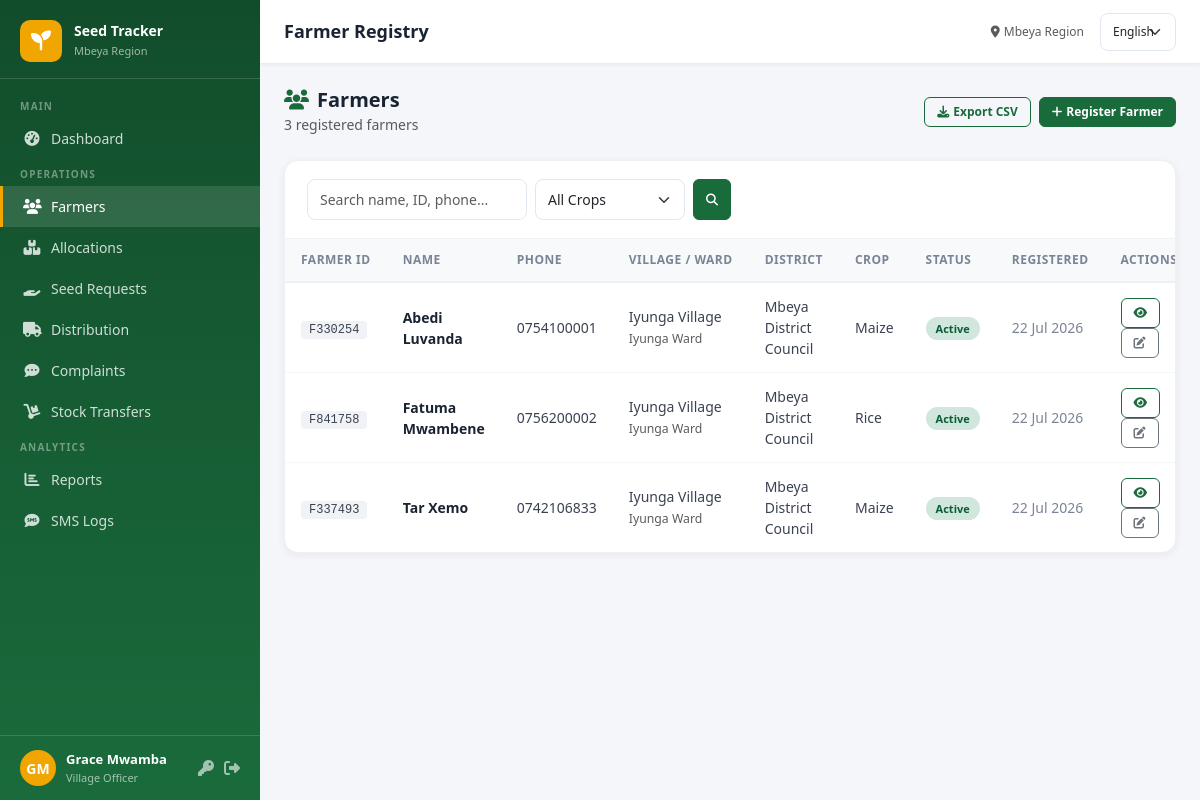
The app's page /farmers/ (signed in) with its own data.
### core/models.py (models this page shows, shortened)
class CustomUser(AbstractUser):
    ROLE_CHOICES = [
        ('admin', _('System Administrator')),
        ('regional', _('Regional Officer')),
        ('district', _('District Officer')),
        ('ward', _('Ward Officer')),
        ('village', _('Village Officer')),
        ('extension', _('Agricultural Extension Officer (Bwana Shamba)')),
        ('farmer', _('Farmer (Mkulima)')),
    ]
    role = models.CharField(max_length=20, choices=ROLE_CHOICES, default='village')
    region = models.ForeignKey(Region, on_delete=models.SET_NULL, null=True, blank=True)
    district = models.ForeignKey(District, on_delete=models.SET_NULL, null=True, blank=True)
    ward = models.ForeignKey(Ward, on_delete=models.SET_NULL, null=True, blank=True)
    village = models.ForeignKey(Village, on_delete=models.SET_NULL, null=True, blank=True)
    phone = models.CharField(max_length=20, blank=True)

class Farmer(models.Model):
    STATUS_CHOICES = [('active',_('Active')),('inactive',_('Inactive')),('pending',_('Pending'))]
    farmer_id = models.CharField(max_length=20, unique=True, blank=True)
    first_name = models.CharField(max_length=100)
    last_name = models.CharField(max_length=100)
    phone_number = models.CharField(max_length=20)
    village = models.ForeignKey(Village, on_delete=models.CASCADE, related_name='farmers')
    farm_location = models.CharField(max_length=200, blank=True)
    farm_size = models.DecimalField(max_digits=8, decimal_places=2, null=True, blank=True, help_text='Acres')
    crop_type = models.CharField(max_length=50, choices=CROP_CHOICES, default='maize')
    national_id = models.CharField(max_length=30, blank=True)
    status = models.CharField(max_length=20, choices=STATUS_CHOICES, default='active')
    registered_by = models.ForeignKey(CustomUser, on_delete=models.SET_NULL, null=True, related_name='registered_farmers')
    user = models.OneToOneField(CustomUser, on_delete=models.CASCADE, null=True, blank=True, related_name='farmer_profile')
    created_at = models.DateTimeField(auto_now_add=True)
    updated_at = models.DateTimeField(auto_now=True)
    @property
    def full_name(self): return f"{self.first_name} {self.last_name}"

class Village(models.Model):
    name = models.CharField(max_length=100)
    ward = models.ForeignKey(Ward, on_delete=models.CASCADE, related_name='villages')
    created_at = models.DateTimeField(auto_now_add=True)

class Ward(models.Model):
    name = models.CharField(max_length=100)
    district = models.ForeignKey(District, on_delete=models.CASCADE, related_name='wards')
    created_at = models.DateTimeField(auto_now_add=True)

class District(models.Model):
    name = models.CharField(max_length=100)
    region = models.ForeignKey(Region, on_delete=models.CASCADE, related_name='districts')
    created_at = models.DateTimeField(auto_now_add=True)

### core/views.py (the view)
# urls.py: path('farmers/', views.farmer_list, name='farmer_list'),
@login_required
def farmer_list(request):
    user = request.user
    qs = Farmer.objects.select_related('village__ward__district__region')
    if user.role == 'village': qs = qs.filter(village=user.village)
    elif user.role in ('ward','extension'): qs = qs.filter(village__ward=user.ward)
    elif user.role == 'district': qs = qs.filter(village__ward__district=user.district)
    elif user.role == 'regional': qs = qs.filter(village__ward__district__region=user.region)
    q = request.GET.get('q','')
    if q: qs = qs.filter(Q(first_name__icontains=q)|Q(last_name__icontains=q)|Q(farmer_id__icontains=q)|Q(phone_number__icontains=q))
    crop_filter = request.GET.get('crop','')
    if crop_filter: qs = qs.filter(crop_type=crop_filter)
    paginator = Paginator(qs, 20)
    page = paginator.get_page(request.GET.get('page'))
    return render(request, 'core/farmer_list.html', {'page_obj': page, 'q': q, 'crop_filter': crop_filter, 'crop_choices': CROP_CHOICES})

### templates/core/farmer_list.html (shortened to what this page needs)
{% extends 'base.html' %}
{% load i18n %}
{% block page_title %}{% trans "Farmer Registry" %}{% endblock %}
{% block content %}
<div class="page-header">
  <div>
    <h4><i class="fas fa-users me-2" style="color:#1a6b3c"></i>{% trans "Farmers" %}</h4>
    <small class="text-muted">{% blocktrans count counter=page_obj.paginator.count %}{{ counter }} registered farmer{% plural %}{{ counter }} registered farmers{% endblocktrans %}</small>
  </div>
  <div class="d-flex gap-2">
    <a href="{% url 'export_farmers_csv' %}" class="btn btn-outline-primary btn-sm"><i class="fas fa-download me-1"></i>{% trans "Export CSV" %}</a>
    <a href="{% url 'farmer_create' %}" class="btn btn-primary btn-sm"><i class="fas fa-plus me-1"></i>{% trans "Register Farmer" %}</a>
  </div>
</div>
<div class="table-card">
  <div class="table-header">
    <form method="get" class="d-flex gap-2 flex-wrap">
      <input type="text" name="q" value="{{ q }}" placeholder="{% trans 'Search name, ID, phone...' %}" class="form-control form-control-sm" style="width:220px">
      <select name="crop" class="form-select form-select-sm" style="width:150px">
        <option value="">{% trans "All Crops" %}</option>
      </select>
      <button type="submit" class="btn btn-sm btn-primary"><i class="fas fa-search"></i></button>
    </form>
  </div>
  <div class="table-responsive">
    <table class="data-table">
      <thead><tr><th>{% trans "Farmer ID" %}</th><th>{% trans "Name" %}</th><th>{% trans "Phone" %}</th><th>{% trans "Village / Ward" %}</th><th>{% trans "District" %}</th><th>{% trans "Crop" %}</th><th>{% trans "Status" %}</th><th>{% trans "Registered" %}</th><th>{% trans "Actions" %}</th></tr></thead>
      <tbody>
        {% for f in page_obj %}
        <tr>
          <td><span class="farmer-id">{{ f.farmer_id }}</span></td>
          <td><a href="{% url 'farmer_detail' f.pk %}" style="font-weight:600;text-decoration:none;color:#1a2332">{{ f.full_name }}</a></td>
          <td>{{ f.phone_number }}</td>
          <td>{{ f.village.name }}<br><small class="text-muted">{{ f.village.ward.name }}</small></td>
          <td>{{ f.village.ward.district.name }}</td>
          <td><span style="text-transform:capitalize">{{ f.get_crop_type_display }}</span></td>
          <td><span class="badge-status badge-{{ f.status }}">{{ f.get_status_display }}</span></td>
          <td style="color:#7a8494">{{ f.created_at|date:"d M Y" }}</td>
          <td>
            <a href="{% url 'farmer_detail' f.pk %}" class="btn btn-sm btn-outline-primary me-1"><i class="fas fa-eye"></i></a>
            {% if user.role != 'regional' %}
            <a href="{% url 'farmer_edit' f.pk %}" class="btn btn-sm btn-outline-secondary"><i class="fas fa-edit"></i></a>
            {% endif %}
          </td>
        </tr>
        {% empty %}
        <tr><td colspan="9" class="text-center text-muted py-5"><i class="fas fa-users fa-2x mb-2 d-block"></i>{% trans "No farmers found" %}</td></tr>
        {% endfor %}
      </tbody>
    </table>
  </div>
</div>
{% endblock %}

### templates/base.html (shortened to what this page needs)
{% load i18n %}
<!DOCTYPE html>
<html lang="{{ LANGUAGE_CODE }}">
<head>
<link href="https://cdn.jsdelivr.net/npm/bootstrap@5.3.2/dist/css/bootstrap.min.css" rel="stylesheet">
<link href="https://cdnjs.cloudflare.com/ajax/libs/font-awesome/6.5.0/css/all.min.css" rel="stylesheet">
</head>
<body>
{% if user.is_authenticated %}
<div id="sidebar">
  <div class="sidebar-brand">
    <div class="logo-icon"><i class="fas fa-seedling"></i></div>
    <div class="brand-text">
      <h6>Seed Tracker</h6>
      <small>Mbeya Region</small>
    </div>
  </div>
  <nav class="sidebar-nav">
    {% if user.role == 'farmer' %}
    <div class="nav-section-label">{% trans "Farmer" %}</div>
    <a href="{% url 'farmer_dashboard' %}" class="nav-link {% if request.resolver_match.url_name == 'farmer_dashboard' %}active{% endif %}">
      <i class="fas fa-tachometer-alt"></i> {% trans "Dashboard" %}
    </a>
    <a href="{% url 'farmer_profile_edit' %}" class="nav-link {% if 'profile' in request.resolver_match.url_name %}active{% endif %}">
      <i class="fas fa-tractor"></i> {% trans "My Farm Info" %}
    </a>
    <a href="{% url 'seed_request_create' %}" class="nav-link {% if request.resolver_match.url_name == 'seed_request_create' %}active{% endif %}">
      <i class="fas fa-hand-holding-heart"></i> {% trans "Request Seeds" %}
    </a>
    <a href="{% url 'seed_request_list' %}" class="nav-link {% if request.resolver_match.url_name == 'seed_request_list' %}active{% endif %}">
      <i class="fas fa-hand-holding"></i> {% trans "My Requests" %}
    </a>
    <a href="{% url 'allocation_list' %}" class="nav-link {% if 'allocation' in request.resolver_match.url_name %}active{% endif %}">
      <i class="fas fa-boxes"></i> {% trans "My Allocations" %}
    </a>
    <a href="{% url 'feedback_list' %}" class="nav-link {% if 'feedback' in request.resolver_match.url_name %}active{% endif %}">
      <i class="fas fa-comment-dots"></i> {% trans "Feedback" %}
    </a>
    {% else %}
    <div class="nav-section-label">{% trans "Main" %}</div>
    <a href="{% url 'dashboard' %}" class="nav-link {% if request.resolver_match.url_name == 'dashboard' %}active{% endif %}">
      <i class="fas fa-tachometer-alt"></i> {% trans "Dashboard" %}
    </a>
    <div class="nav-section-label">{% trans "Operations" %}</div>
    <a href="{% url 'farmer_list' %}" class="nav-link {% if 'farmer' in request.resolver_match.url_name %}active{% endif %}">
      <i class="fas fa-users"></i> {% trans "Farmers" %}
    </a>
    <a href="{% url 'allocation_list' %}" class="nav-link {% if 'allocation' in request.resolver_match.url_name %}active{% endif %}">
      <i class="fas fa-boxes"></i> {% trans "Allocations" %}
    </a>
    <a href="{% url 'seed_request_list' %}" class="nav-link {% if 'seed_request' in request.resolver_match.url_name %}active{% endif %}">
      <i class="fas fa-hand-holding"></i> {% trans "Seed Requests" %}
    </a>
    <a href="{% url 'distribution_list' %}" class="nav-link {% if 'distribution' in request.resolver_match.url_name %}active{% endif %}">
      <i class="fas fa-truck"></i> {% trans "Distribution" %}
    </a>
    <a href="{% url 'feedback_list' %}" class="nav-link {% if 'feedback' in request.resolver_match.url_name %}active{% endif %}">
      <i class="fas fa-comment-dots"></i> {% trans "Complaints" %}
    </a>
    {% if user.role != 'extension' %}
    <a href="{% url 'stock_list' %}" class="nav-link {% if 'stock' in request.resolver_match.url_name %}active{% endif %}">
      <i class="fas fa-dolly"></i> {% trans "Stock Transfers" %}
    </a>
    {% endif %}
    <div class="nav-section-label">{% trans "Analytics" %}</div>
    <a href="{% url 'reports' %}" class="nav-link {% if 'report' in request.resolver_match.url_name %}active{% endif %}">
      <i class="fas fa-chart-bar"></i> {% trans "Reports" %}
    </a>
    <a href="{% url 'sms_logs' %}" class="nav-link {% if 'sms' in request.resolver_match.url_name %}active{% endif %}">
      <i class="fas fa-sms"></i> {% trans "SMS Logs" %}
    </a>
    {% endif %}
  </nav>
  <div class="sidebar-user">
    <div class="user-avatar">{{ user.first_name|first|upper }}{{ user.last_name|first|upper }}</div>
    <div class="user-info">
      <div class="user-name">{{ user.get_full_name|default:user.username }}</div>
      <div class="user-role">{{ user.get_role_display }}</div>
    </div>
    <a href="{% url 'change_password' %}" title="{% trans 'Change Password' %}" style="color:rgba(255,255,255,.6)"><i class="fas fa-key"></i></a>
    <a href="{% url 'logout' %}" title="{% trans 'Logout' %}" style="color:rgba(255,255,255,.6)"><i class="fas fa-sign-out-alt"></i></a>
  </div>
</div>
<div id="main">
  <div id="topbar">
    <h1 class="page-title">{% block page_title %}{% trans "Dashboard" %}{% endblock %}</h1>
    <div class="d-flex align-items-center gap-3">
      <span class="text-muted" style="font-size:12px;"><i class="fas fa-map-marker-alt me-1"></i>{% trans "Mbeya Region" %}</span>
      <form action="{% url 'set_language' %}" method="post" class="d-flex align-items-center">
        <select name="language" onchange="this.form.submit()" class="form-select form-select-sm" style="font-size:12px;width:auto;">
          {% get_current_language as CURRENT_LANGUAGE %}
          {% get_available_languages as AVAILABLE_LANGUAGES %}
          {% for lang_code, lang_name in AVAILABLE_LANGUAGES %}
          <option value="{{ lang_code }}" {% if lang_code == CURRENT_LANGUAGE %}selected{% endif %}>{{ lang_name }}</option>
          {% endfor %}
        </select>
      </form>
    </div>
  </div>
  <div class="content-area">
    {% block content %}{% endblock %}
  </div>
</div>
{% else %}
{% block auth_content %}{% endblock %}
{% endif %}
</body>
</html>

### records on screen
CustomUser: first_name|first "G", last_name|first "M", get_full_name "Grace Mwamba", role "Village Officer"
Farmer: farmer_id "F330254", full_name "Abedi Luvanda", phone_number "0754100001", village.name "Iyunga Village", village.ward.name "Iyunga Ward", village.ward.district.name "Mbeya District Council", crop_type "Maize", status "Active", created_at "22 Jul 2026"
Farmer: farmer_id "F841758", full_name "Fatuma Mwambene", phone_number "0756200002", village.name "Iyunga Village", village.ward.name "Iyunga Ward", village.ward.district.name "Mbeya District Council", crop_type "Rice", status "Active", created_at "22 Jul 2026"
Farmer: farmer_id "F337493", full_name "Tar Xemo", phone_number "0742106833", village.name "Iyunga Village", village.ward.name "Iyunga Ward", village.ward.district.name "Mbeya District Council", crop_type "Maize", status "Active", created_at "22 Jul 2026"

### other values on screen
form field language "English"
